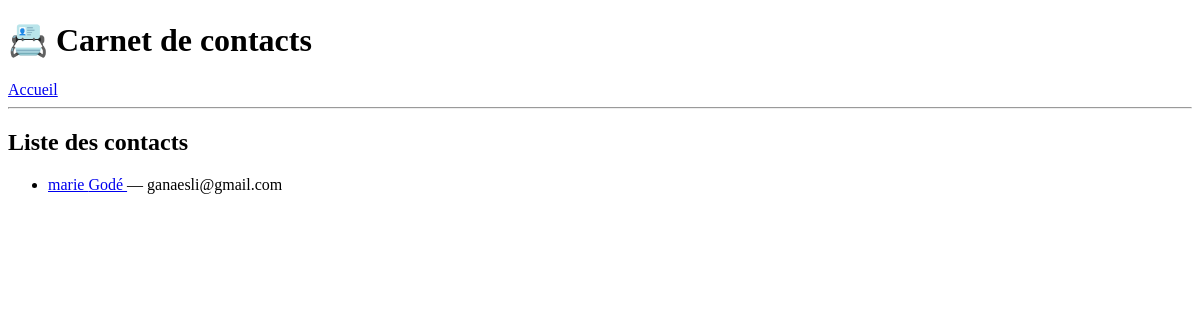
The page /contacts/ on the database as committed earlier.
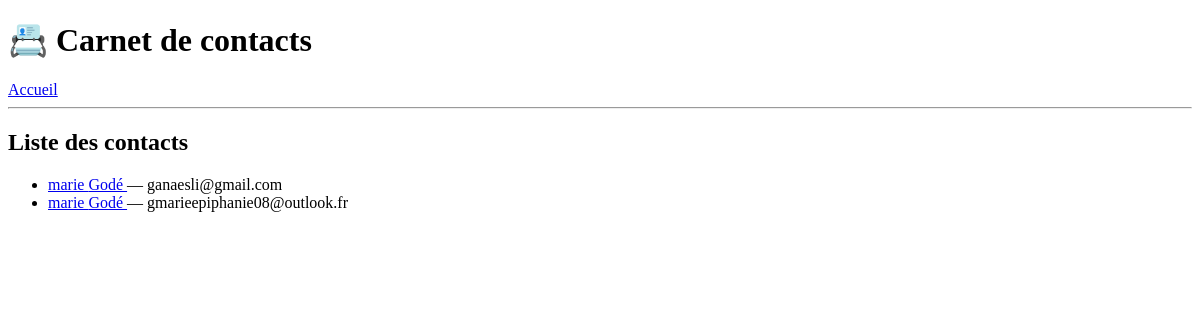
The same page on the database as committed later.
### contacts/models.py (models this page shows, shortened)
class Contact(models.Model):
    nom = models.CharField(max_length=100)
    prenom = models.CharField(max_length=100)
    email = models.EmailField(unique=True)
    telephone = models.CharField(max_length=20, blank=True)
    date_ajout = models.DateTimeField(auto_now_add=True)
    class Meta:
        ordering = ['nom', 'prenom']

### contacts/views.py (the view)
# urls.py: path('', views.liste_contacts, name='liste_contacts'),
def liste_contacts(request):
    contacts = Contact.objects.all()
    return render(request, 'contacts/liste_contacts.html', {'contacts': contacts})

### contacts/templates/contacts/liste_contacts.html (shortened to what this page needs)
{% extends 'contacts/base.html' %}
{% block contenu %}
<h2>Liste des contacts</h2>
{% if contacts %}
    <ul>
        {% for contact in contacts %}
            <li>
                <a href="{% url 'detail_contact' contact.id %}">
                    {{ contact.prenom }} {{ contact.nom }}
                </a>
                — {{ contact.email }}
            </li>
        {% endfor %}
    </ul>
{% else %}
    <p>Aucun contact enregistré.</p>
{% endif %}
{% endblock %}

### contacts/templates/contacts/base.html (shortened to what this page needs)
<!DOCTYPE html>
<html lang="fr">
<head>
</head>
<body>
    <header>
        <h1>📇 Carnet de contacts</h1>
        <nav>
            <a href="{% url 'liste_contacts' %}">Accueil</a>
        </nav>
        <hr>
    </header>
    <main>
        {% block contenu %}
        {% endblock %}
    </main>
</body>
</html>

Rows that differ between the two databases and show on the page:
added Contact: prenom "marie", nom "Godé", email "gmarieepiphanie08@outlook.fr"
